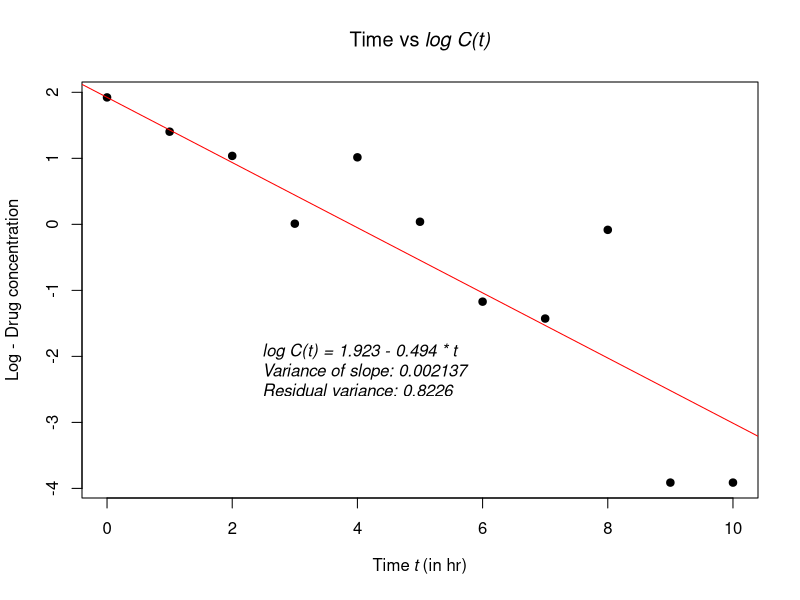

Write the R code that produced this figure.
df <- data.frame(time = as.integer(seq(0, 10, 1)),
                 conc = c(6.84, 4.07, 2.82, 1.01, 2.76, 1.04,
                          0.31, 0.24, 0.92, 0.02, 0.02))

df$logC <- log(df$conc)

inter <- df$logC[1]
slr <- lm(logC ~ 0 + time, data = df, offset = rep(inter, length(df$logC)))
beta0 <- round(df$logC[1], 3)
beta1 <- round(-coef(slr), 3)
beta1var <- round(summary(slr)$coefficients[2] ** 2, 6)
res <- round(summary(slr)$sigma ** 2, 4)
fit <- paste("log C(t) = ", beta0, " - ", beta1, " * t", sep = "")
slopvari <- paste("Variance of slope:", beta1var)
resvari <- paste("Residual variance:", res)

png(filename = "HW2Q3.png", width = 500, height = 500, units = "px")
plot(df$time, df$logC, pch = 19,
     main = expression("Time vs"~italic("log C(t)")),
     xlab = expression("Time"~italic("t")~"(in hr)"),
     ylab = "Log - Drug concentration")
     
abline(inter, coef(slr), col = "red")
legend(2, -1.6, legend = c(fit, slopvari, resvari), box.lty = 0, text.font = 3)
dev.off()